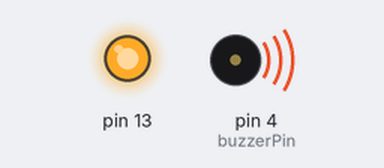
Bench run of a sketch on a simulated Arduino Uno, built with avr-gcc and run on an emulated ATmega328P. Shown: output pins drawn as LEDs (lit = HIGH), buzzer (waves = sounding).

Above: at 2.72 s.
At 6.5 s:
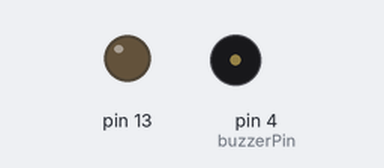
Timing chart, 0 to 7.7 s (numbered marks = the images above):
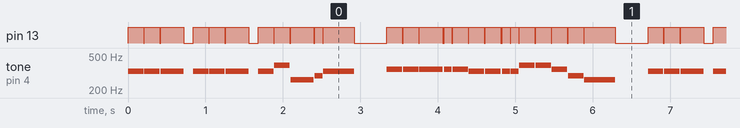

Measured:
- by itself, pin 13: moves between LOW and HIGH, repeating every 6.7 s
- by itself, tone on pin 4 (buzzerPin): plays 330 Hz for 0.20 s, 330 Hz for 0.20 s, 330 Hz for 0.30 s, 330 Hz for 0.20 s, 330 Hz for 0.20 s, 330 Hz for 0.30 s … (485 notes in this stretch)

The sketch:

jingle_bells.ino
```cpp
const int buzzerPin = 4;

// We'll set up an array with the notes we want to play
// change these values to make different songs!

// Length must equal the total number of notes and spaces

const int songLength = 31;

// Notes is an array of text characters corresponding to the notes
// in your song. A space represents a rest (no tone)

char notes[] = "eee eee egcde fff ffee eeggfdc " ; // a space represents a rest

// Beats is an array of values for each note and rest.
// A "1" represents a quarter-note, 2 a half-note, etc.
// Don't forget that the rests (spaces) need a length as well.

int beats[] = {2,2,3,1, 2,2,3,1, 2,2,3,1,4,4, 2,2,3,0, 1,2,2,2,0, 1,1,2,2,2,2,4,4};

// The tempo is how fast to play the song.
// To make the song play faster, decrease this value.

int tempo = 100;


void setup()
{
  pinMode(buzzerPin, OUTPUT);
  pinMode(13, OUTPUT);

}


void loop()
{
  int i, b, duration;


  for (i = 0; i < songLength; i++) // step through the song arrays
  {
    duration = beats[i] * tempo;  // length of note/rest in ms

    if (notes[i] == ' ')          // is this a rest?
    {
      delay(duration);            // then pause for a moment
    }
    else                          // otherwise, play the note
    {
      tone(buzzerPin, frequency(notes[i]), duration);
      digitalWrite(13, HIGH);
      delay(duration);            // wait for tone to finish
    }
    digitalWrite(13, LOW);
    delay(tempo/10);              // brief pause between notes

  }

  // We only want to play the song once, so we'll pause forever:
  //while(true){}
  // If you'd like your song to play over and over,
  // remove the above statement
}


int frequency(char note)
{
  // This function takes a note character (a-g), and returns the
  // corresponding frequency in Hz for the tone() function.

  int i;
  const int numNotes = 8;  // number of notes we're storing

  // The following arrays hold the note characters and their
  // corresponding frequencies. The last "C" note is uppercase
  // to separate it from the first lowercase "c". If you want to
  // add more notes, you'll need to use unique characters.

  // For the "char" (character) type, we put single characters
  // in single quotes.

  char names[] = { 'c', 'd', 'e', 'f', 'g', 'a', 'b', 'C' };
  int frequencies[] = {262, 294, 330, 349, 392, 440, 494, 523};

  // Now we'll search through the letters in the array, and if
  // we find it, we'll return the frequency for that note.

  for (i = 0; i < numNotes; i++)  // Step through the notes
  {
    if (names[i] == note)         // Is this the one?
    {
      return(frequencies[i]);     // Yes! Return the frequency
    }
  }
  return(0);  // We looked through everything and didn't find it,
              // but we still need to return a value, so return 0.
}
```
